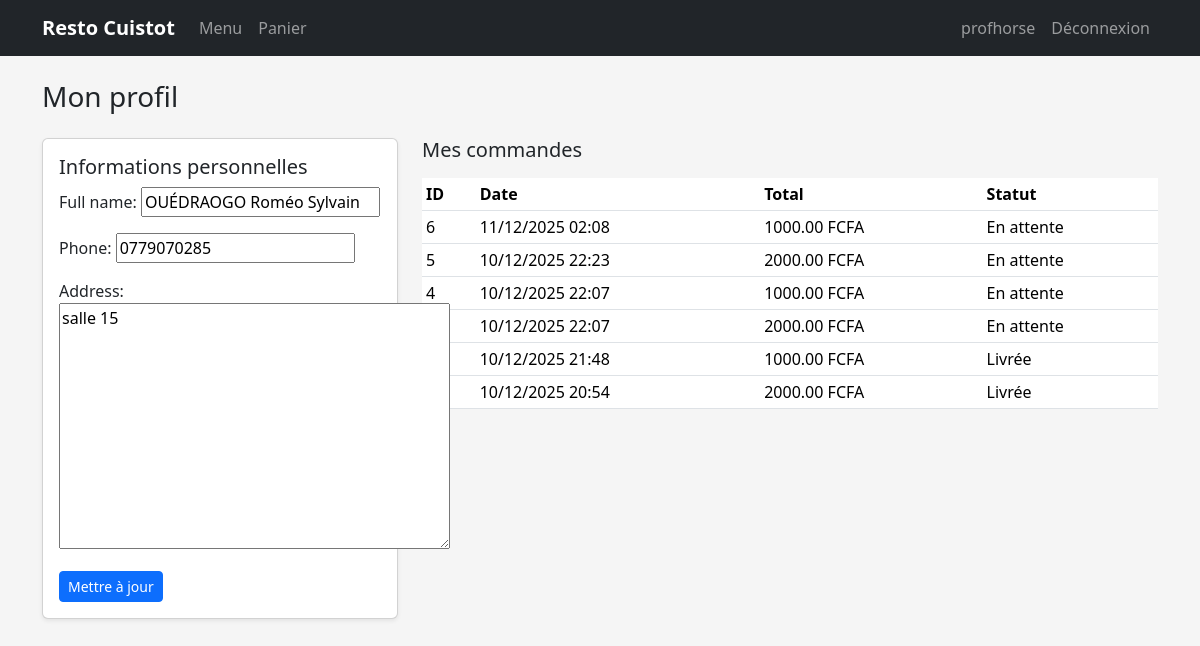
The app's page /profile/ (signed in), older data.
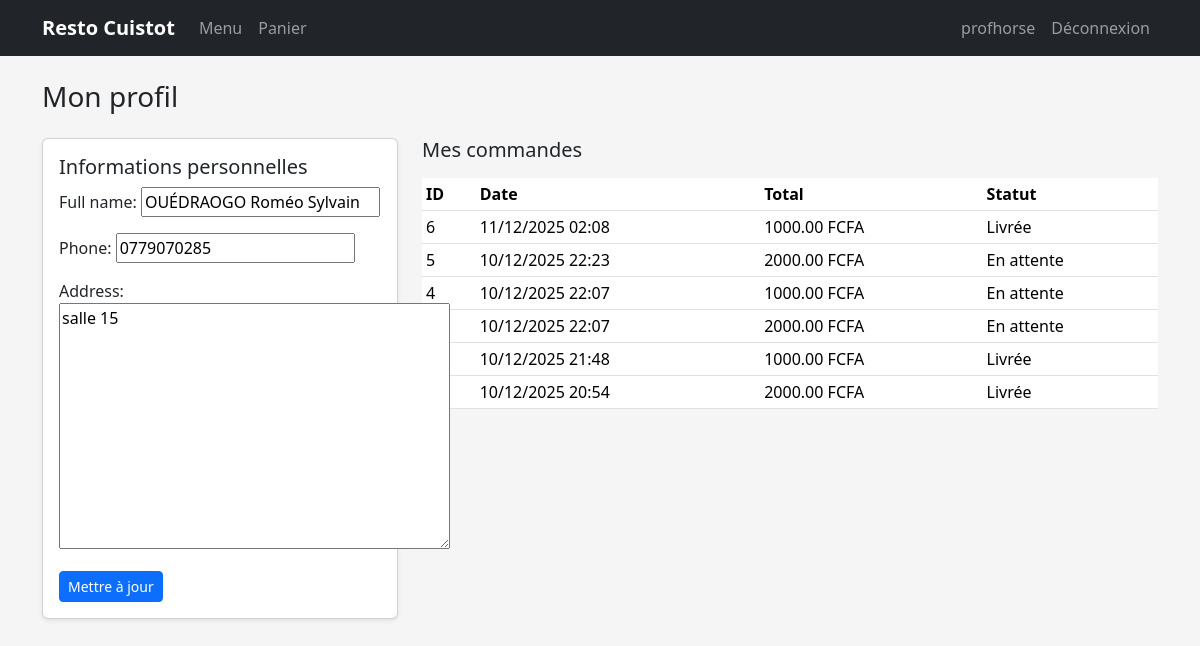
The same page, newer data.
### shop/models.py (models this page shows, shortened)
class UserProfile(models.Model):
    user = models.OneToOneField(
        settings.AUTH_USER_MODEL,
        on_delete=models.CASCADE,
        related_name="profile"
    )
    full_name = models.CharField(max_length=150, blank=True)
    phone = models.CharField(max_length=30, blank=True)
    address = models.TextField(blank=True)

class Order(models.Model):
    STATUS_CHOICES = (
        ('pending', 'En attente'),
        ('confirmed', 'Confirmée'),
        ('canceled', 'Annulée'),
        ('delivered', 'Livrée'),
    )
    user = models.ForeignKey(
        settings.AUTH_USER_MODEL,
        on_delete=models.CASCADE,
        related_name='orders',
        null=True,
        blank=True,  # pour ne pas casser les anciennes commandes
    )
    created_at = models.DateTimeField(auto_now_add=True)
    customer_name = models.CharField(max_length=150)
    phone = models.CharField(max_length=30)
    address = models.TextField()
    status = models.CharField(max_length=20, choices=STATUS_CHOICES, default='pending')
    total = models.DecimalField(max_digits=10, decimal_places=2, default=0)

### shop/views.py (the view)
# urls.py: path('profile/', views.profile, name='profile'),
@login_required
def profile(request):
    profile, created = UserProfile.objects.get_or_create(user=request.user)
    if request.method == 'POST':
        form = ProfileForm(request.POST, instance=profile)
        if form.is_valid():
            form.save()
    else:
        form = ProfileForm(instance=profile)
    orders = Order.objects.filter(user=request.user).order_by('-created_at')
    return render(request, 'shop/profile.html', {
        'form': form,
        'orders': orders,
    })

### shop/forms.py
class ProfileForm(forms.ModelForm):
    class Meta:
        model = UserProfile
        fields = ['full_name', 'phone', 'address']

### backend/resto/shop/templates/shop/profile.html (shortened to what this page needs)
{% extends "base.html" %}
{% block content %}
<h1 class="h3 mb-4">Mon profil</h1>
<div class="row">
  <div class="col-md-4 mb-4">
    <div class="card card-body shadow-sm">
      <h2 class="h5">Informations personnelles</h2>
      <form method="post">
        {{ form.as_p }}
        <button type="submit" class="btn btn-primary btn-sm">Mettre à jour</button>
      </form>
    </div>
  </div>
  <div class="col-md-8">
    <h2 class="h5 mb-3">Mes commandes</h2>
    <table class="table table-sm align-middle">
      <thead>
        <tr>
          <th>ID</th>
          <th>Date</th>
          <th>Total</th>
          <th>Statut</th>
        </tr>
      </thead>
      <tbody>
        {% for order in orders %}
          <tr>
            <td>{{ order.id }}</td>
            <td>{{ order.created_at|date:"d/m/Y H:i" }}</td>
            <td>{{ order.total }} FCFA</td>
            <td>{{ order.get_status_display }}</td>
          </tr>
        {% empty %}
          <tr><td colspan="4">Aucune commande pour le moment.</td></tr>
        {% endfor %}
      </tbody>
    </table>
  </div>
</div>
{% endblock %}

### backend/resto/shop/templates/base.html (shortened to what this page needs)
{% load static %}
<!DOCTYPE html>
<html lang="fr">
<head>
  <link
    href="https://cdn.jsdelivr.net/npm/bootstrap@5.3.3/dist/css/bootstrap.min.css"
    rel="stylesheet"
  >
</head>
<body>
<nav class="navbar navbar-expand-lg navbar-dark bg-dark mb-4">
  <div class="container">
    <a class="navbar-brand" href="{% url 'shop:meal_list' %}">Resto Cuistot</a>
    <div class="collapse navbar-collapse" id="navbarNav">
      <ul class="navbar-nav me-auto">
        <li class="nav-item">
          <a class="nav-link" href="{% url 'shop:meal_list' %}">Menu</a>
        </li>
        <li class="nav-item">
          <a class="nav-link" href="{% url 'shop:cart_detail' %}">Panier</a>
        </li>
      </ul>
      <ul class="navbar-nav ms-auto">
        {% if user.is_authenticated %}
          <li class="nav-item">
            <a class="nav-link" href="{% url 'shop:profile' %}">
              {{ user.username }}
            </a>
          </li>
            <li class="nav-item">
                <a class="nav-link" href="{% url 'logout' %}?next={% url 'shop:meal_list' %}">
                Déconnexion
                </a>
            </li>
        {% endif %}
      </ul>
    </div>
  </div>
</nav>
<div class="container mb-5">
  {% block content %}{% endblock %}
</div>
</body>
</html>

### backend/resto/shop/templates/base.html (style rules this page uses)
body { background-color: #f5f5f5; }
.navbar-brand { font-weight: 700; }

Row changes from the older to the newer data that the page shows:
changed Order id 6: status "En attente" → "Livrée"
